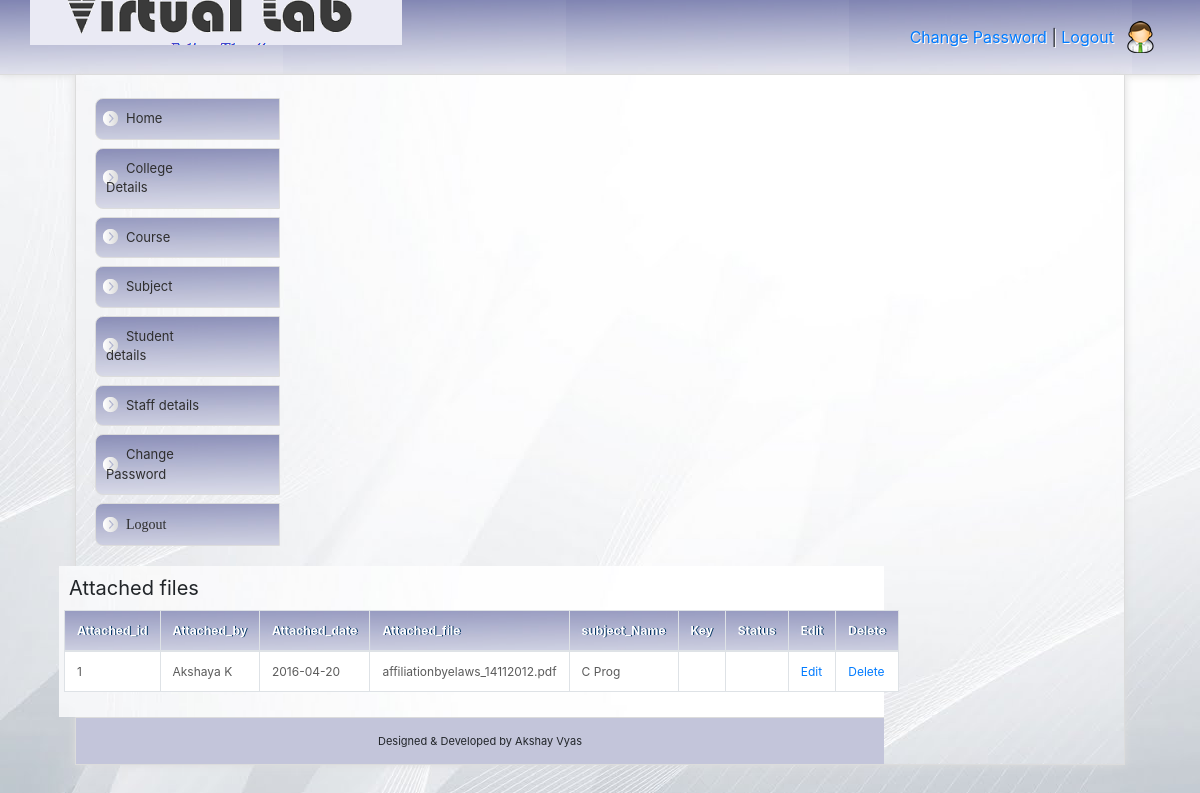
Page /login/admin/attach_view.php (signed in) on the committed database.
### tables this page shows
CREATE TABLE IF NOT EXISTS `attached_files` (
  `attached_id` int(100) NOT NULL AUTO_INCREMENT,
  `attached_by` varchar(100) NOT NULL,
  `attached_date` varchar(100) NOT NULL,
  `title` varchar(100) NOT NULL,
  `attached_file` varchar(100) NOT NULL,
  `subject_id` int(50) NOT NULL,
  PRIMARY KEY (`attached_id`)
);

CREATE TABLE IF NOT EXISTS `subject` (
  `subject_id` int(100) NOT NULL AUTO_INCREMENT,
  `sub_name` varchar(100) NOT NULL,
  `course_id` varchar(100) NOT NULL,
  `sem` varchar(100) NOT NULL,
  PRIMARY KEY (`subject_id`)
);

### login/admin/attach_view.php (the view, shortened to what this page needs)
<?php include('metatags.php');  ?>
<?php include('header.php');  ?>
<?php include('menu.php');  ?>
		<div id="rightContent">
	<h3>Attached files </h3>
		<table class="table table-bordered data" id="sample_1" >
		  <tr class="data">
		  <thead>
    <th width="106" class="data">Attached_id</th>
    <th width="100" class="data">Attached_by</th>
    <th width="113" class="data">Attached_date</th>
    <th width="120" class="data">Attached_file</th>
    <th width="105" class="data">subject_Name</th>
    <th width="60" class="data">Key</th>
    <th width="54" class="data">Status</th>
    <th width="54" class="data">Edit</th>
    <th width="54" class="data">Delete</th>
  </tr>
  <?php
  $sql="select * from attached_files af,subject b where af.subject_id=b.subject_id";
  $res=mysql_query($sql);
  while($row=mysql_fetch_array($res))
  {
  ?>
  <tbody>
  <tr class="data">
    <td class="data"><?php echo $row['attached_id'];?></td>
    <td class="data"><?php echo $row['attached_by'];?></td>
    <td class="data"><?php echo $row['attached_date'];?></td>
    <td class="data"><?php echo $row['attached_file'];?></td>
    <td class="data"><?php echo $row['sub_name'];?></td>
    <td class="data"><?php echo $row['key'];?></td>
    <td class="data"><?php echo $row['status'];?></td>
    <td class="data"><a href="attach_edit.php?id=<?php echo $row['attached_id'];?>">Edit</a></td>
    <td class="data"><a href="attach_delete.php?id=<?php echo $row['attached_id'];?>">Delete</a></td>
  </tr>
  </tbody>
  <?php
  }
  ?>
</table>
	</div>
<?php include('footer.php');  ?>

### login/admin/mos-css/mos-style.css (style rules this page uses)
body { background: url(img/bg_kiri.jpg); margin: 0; padding: 0; font-family: Cursive; font-size: 15px; color: #2e2e2e; text-align: center; }
a { color: #527e19; text-decoration: none; }
table { border:none;font-size: 12px; width:auto; }
td { border:none; padding: 5px; }
table.data { border: 1px solid #dcdcdc; margin: 10px 0px 20px 0px; width: 97%; border-collapse: collapse;font-size: 12px; }
th.data { padding: 8px 4px 8px 4px;border: 1px solid #dcdcdc; background: url(img/green.jpg)repeat left center;text-shadow: 1px 0px #003362;color: #fff }
td.data { padding: 4px; border: 1px solid #dcdcdc;color: #5b5b5b;vertical-align: top; }
tr.data { background: #fff }
#rightContent { width: 825px; padding: 5px; float: right; border-left: 0px solid #dcdcdc; text-align: left; background: inherit; }
#rightContent h3 { font-size: 20px; font-weight: normal; padding: 0; margin: 5px; }

### rows in the picture
attached_files: attached_id "1", attached_by "Akshaya K", attached_date "2016-04-20", attached_file "affiliationbyelaws_14112012.pdf", subject.sub_name "C Prog"
